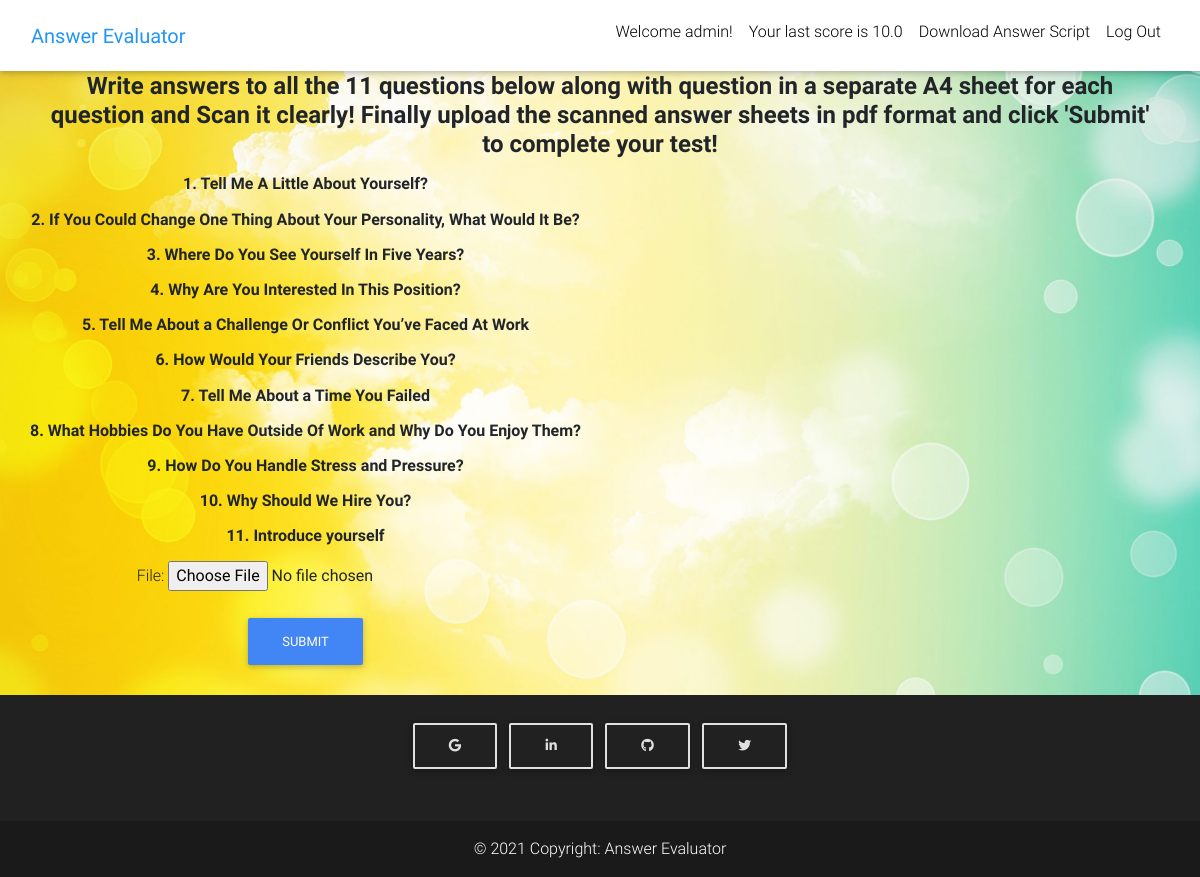
The page /offline (signed in) on the database as committed earlier.
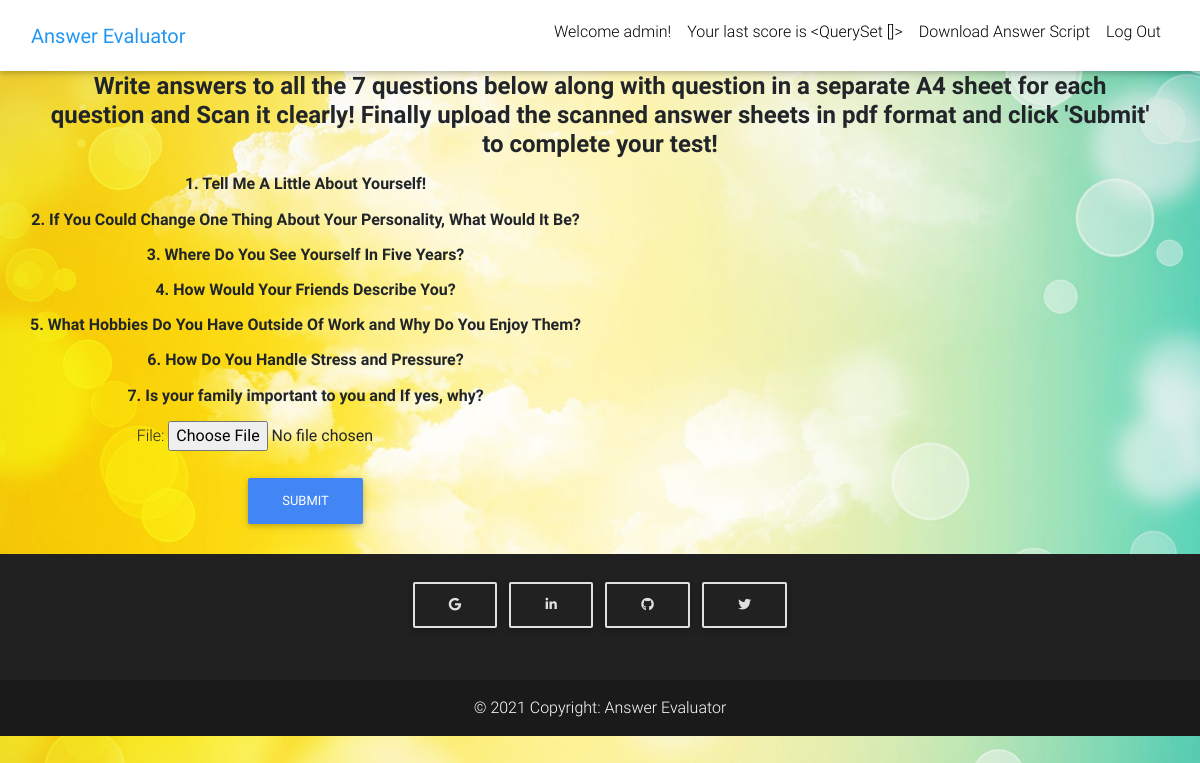
The same page on the database as committed later.
### core/models.py (models this page shows)
class Scores(models.Model):
    user = models.ForeignKey(settings.AUTH_USER_MODEL,
                             on_delete=models.CASCADE)
    score = models.FloatField()

class Questions(models.Model):
    question = models.TextField(max_length=250)
    answer = models.TextField(max_length=1000)

### core/views.py (the view, shortened to what this page needs)
# urls.py: path('offline', OfflineAnswerView.as_view(), name='offline'),
class OfflineAnswerView(View):
    def get(self, *args, **kwargs):
            questions = Questions.objects.all()
            score = None
            form = GetAnswer()
            if self.request.user.is_authenticated:
                score = Scores.objects.filter(user=self.request.user)
                if score.exists():
                    score = score[0].score
            context = {
                'questions':questions,
                'l': len(questions),
                'score':score,
                'form':form,
            }
            return render(self.request, 'offline.html', context)

### core/forms.py
class GetAnswer(forms.Form):
    file = forms.FileField()

### templates/offline.html (shortened to what this page needs)
{% extends "base.html" %}
{% block content %}
  <main>
    {% if request.user.is_authenticated %}
    <div class="container">
      <section class="text-center mb-4">
        <h4><p class="text-center font-weight-bold">Write answers to all the {{l}} questions below along with question in a separate A4 sheet for each question and Scan it clearly!
            Finally upload the scanned answer sheets in pdf format and click 'Submit' to complete your test!</p></h4>
        <div class="row wow fadeIn">
          <form action="{% url 'core:offline' %}" method="POST" class="post-form" enctype="multipart/form-data">
            {% for question in questions %}
            <h6><label class="text-center font-weight-bold">{{forloop.counter}}. {{ question.question }}</label></h6>
            {% endfor %}
            {{ form.as_p }}
          <button type='submit' class="btn btn-primary">Submit</button>
        </form>
        </div>
      </section>
    {% else %}
    <p class="text-center font-weight-bold">Please login/sign up to start your test!</p>
    {% endif %}
  </main>
{% endblock content %}

### templates/navbar.html (shortened to what this page needs)
<nav class="navbar fixed-top navbar-expand-lg navbar-light white scrolling-navbar">
  <div class="container-fluid">
      <a class="navbar-brand waves-effect" href="/">
        <strong class="blue-text">Answer Evaluator</strong>
      </a>
      <div class="collapse navbar-collapse" id="navbarSupportedContent">
        <ul class="navbar-nav me-auto mb-2 mb-lg-0">
          {% if request.user.is_authenticated %}
          <li class="nav-item">
              <span class="nav-link waves-effect clearfix d-sm-inline-block"> Welcome {{user.username}}! </span>
          </li>
          {% if score != None %}
          <li class="nav-item">
              <span class="nav-link waves-effect clearfix d-sm-inline-block"> Your last score is {{score}} </span>
          </li>
          <li class="nav-item">
            <a target="_blank" class="nav-link waves-effect" href="{% url 'core:pdf' %}">
              <span class="clearfix d-sm-inline-block"> Download Answer Script </span>
            </a>
          </li>
          {% endif %}
          <li class="nav-item">
            <a class="nav-link waves-effect" href="{% url 'account_logout' %}">
              <span class="clearfix d-sm-inline-block"> Log Out </span>
            </a>
          </li>
          {% endif %}
        </ul>
      </div>
    </div>
  </nav>

Rows that differ between the two databases and show on the page:
removed Scores: score "10.0"
removed Questions: question "Why Are You Interested In This Position?"
removed Questions: question "Tell Me About a Challenge Or Conflict You’ve Faced At Work"
removed Questions: question "Tell Me About a Time You Failed"
removed Questions: question "Why Should We Hire You?"
removed Questions: question "Introduce yourself"
changed Questions: question "Tell Me A Little About Yourself?" → "Tell Me A Little About Yourself!"
added Questions: question "Is your family important to you and If yes, why?"
Other text that changed with them:
{{ score }}: (not shown) → "<QuerySet []>"
{{ l }}: "11" → "7"
